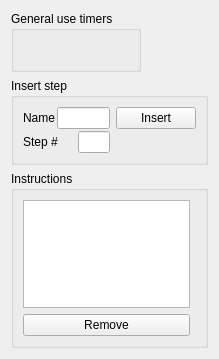
<?xml version="1.0" encoding="UTF-8"?>
<ui version="4.0">
 <class>brewDayWidget</class>
 <widget class="QWidget" name="brewDayWidget">
  <property name="geometry">
   <rect>
    <x>0</x>
    <y>0</y>
    <width>219</width>
    <height>359</height>
   </rect>
  </property>
  <property name="windowTitle">
   <string>Form</string>
  </property>
  <layout class="QVBoxLayout" name="verticalLayout_3">
   <item>
    <layout class="QHBoxLayout" name="horizontalLayout_7">
     <property name="spacing">
      <number>0</number>
     </property>
     <item>
      <widget class="QGroupBox" name="groupBox_timers">
       <property name="sizePolicy">
        <sizepolicy hsizetype="Maximum" vsizetype="Maximum">
         <horstretch>0</horstretch>
         <verstretch>0</verstretch>
        </sizepolicy>
       </property>
       <property name="title">
        <string>General use timers</string>
       </property>
       <layout class="QHBoxLayout" name="horizontalLayout_timers">
        <item>
         <spacer name="horizontalSpacer_2">
          <property name="orientation">
           <enum>Qt::Horizontal</enum>
          </property>
          <property name="sizeType">
           <enum>QSizePolicy::MinimumExpanding</enum>
          </property>
          <property name="sizeHint" stdset="0">
           <size>
            <width>0</width>
            <height>20</height>
           </size>
          </property>
         </spacer>
        </item>
       </layout>
      </widget>
     </item>
     <item>
      <spacer name="horizontalSpacer_3">
       <property name="orientation">
        <enum>Qt::Horizontal</enum>
       </property>
       <property name="sizeType">
        <enum>QSizePolicy::MinimumExpanding</enum>
       </property>
       <property name="sizeHint" stdset="0">
        <size>
         <width>0</width>
         <height>20</height>
        </size>
       </property>
      </spacer>
     </item>
    </layout>
   </item>
   <item>
    <layout class="QHBoxLayout" name="horizontalLayout_4">
     <property name="spacing">
      <number>0</number>
     </property>
     <item>
      <widget class="QGroupBox" name="groupBox">
       <property name="sizePolicy">
        <sizepolicy hsizetype="Maximum" vsizetype="Maximum">
         <horstretch>0</horstretch>
         <verstretch>0</verstretch>
        </sizepolicy>
       </property>
       <property name="title">
        <string>Insert step</string>
       </property>
       <layout class="QHBoxLayout" name="horizontalLayout_6">
        <item>
         <layout class="QVBoxLayout" name="verticalLayout_2">
          <property name="spacing">
           <number>2</number>
          </property>
          <item>
           <layout class="QHBoxLayout" name="horizontalLayout_2">
            <item>
             <widget class="QLabel" name="label_2">
              <property name="sizePolicy">
               <sizepolicy hsizetype="MinimumExpanding" vsizetype="Fixed">
                <horstretch>0</horstretch>
                <verstretch>0</verstretch>
               </sizepolicy>
              </property>
              <property name="text">
               <string>Name</string>
              </property>
             </widget>
            </item>
            <item>
             <widget class="QLineEdit" name="lineEdit_name">
              <property name="sizePolicy">
               <sizepolicy hsizetype="Maximum" vsizetype="Fixed">
                <horstretch>0</horstretch>
                <verstretch>0</verstretch>
               </sizepolicy>
              </property>
              <property name="minimumSize">
               <size>
                <width>32</width>
                <height>0</height>
               </size>
              </property>
              <property name="maximumSize">
               <size>
                <width>100</width>
                <height>16777215</height>
               </size>
              </property>
             </widget>
            </item>
           </layout>
          </item>
          <item>
           <layout class="QHBoxLayout" name="horizontalLayout">
            <item>
             <widget class="QLabel" name="label">
              <property name="text">
               <string>Step #</string>
              </property>
             </widget>
            </item>
            <item>
             <widget class="QLineEdit" name="lineEdit_step">
              <property name="sizePolicy">
               <sizepolicy hsizetype="Fixed" vsizetype="Fixed">
                <horstretch>0</horstretch>
                <verstretch>0</verstretch>
               </sizepolicy>
              </property>
              <property name="minimumSize">
               <size>
                <width>32</width>
                <height>0</height>
               </size>
              </property>
              <property name="maximumSize">
               <size>
                <width>24</width>
                <height>16777215</height>
               </size>
              </property>
             </widget>
            </item>
           </layout>
          </item>
         </layout>
        </item>
        <item>
         <layout class="QVBoxLayout" name="verticalLayout">
          <item>
           <widget class="QPushButton" name="pushButton_insert">
            <property name="text">
             <string>Insert</string>
            </property>
           </widget>
          </item>
          <item>
           <spacer name="verticalSpacer">
            <property name="orientation">
             <enum>Qt::Vertical</enum>
            </property>
            <property name="sizeHint" stdset="0">
             <size>
              <width>20</width>
              <height>40</height>
             </size>
            </property>
           </spacer>
          </item>
         </layout>
        </item>
       </layout>
      </widget>
     </item>
     <item>
      <spacer name="horizontalSpacer">
       <property name="orientation">
        <enum>Qt::Horizontal</enum>
       </property>
       <property name="sizeHint" stdset="0">
        <size>
         <width>40</width>
         <height>20</height>
        </size>
       </property>
      </spacer>
     </item>
    </layout>
   </item>
   <item>
    <widget class="QGroupBox" name="groupBox_3">
     <property name="sizePolicy">
      <sizepolicy hsizetype="Preferred" vsizetype="Expanding">
       <horstretch>0</horstretch>
       <verstretch>0</verstretch>
      </sizepolicy>
     </property>
     <property name="title">
      <string>Instructions</string>
     </property>
     <layout class="QHBoxLayout" name="horizontalLayout_3">
      <item>
       <layout class="QVBoxLayout" name="verticalLayout_4">
        <item>
         <widget class="QListWidget" name="listWidget">
          <property name="sizePolicy">
           <sizepolicy hsizetype="Maximum" vsizetype="Expanding">
            <horstretch>0</horstretch>
            <verstretch>0</verstretch>
           </sizepolicy>
          </property>
          <property name="maximumSize">
           <size>
            <width>200</width>
            <height>16777215</height>
           </size>
          </property>
         </widget>
        </item>
        <item>
         <layout class="QHBoxLayout" name="horizontalLayout_8">
          <item>
           <widget class="QPushButton" name="pushButton_remove">
            <property name="text">
             <string>Remove</string>
            </property>
           </widget>
          </item>
          <item>
           <spacer name="horizontalSpacer_5">
            <property name="orientation">
             <enum>Qt::Horizontal</enum>
            </property>
            <property name="sizeType">
             <enum>QSizePolicy::Preferred</enum>
            </property>
            <property name="sizeHint" stdset="0">
             <size>
              <width>0</width>
              <height>20</height>
             </size>
            </property>
           </spacer>
          </item>
         </layout>
        </item>
       </layout>
      </item>
      <item>
       <widget class="QStackedWidget" name="stackedWidget">
        <property name="sizePolicy">
         <sizepolicy hsizetype="Preferred" vsizetype="Preferred">
          <horstretch>0</horstretch>
          <verstretch>0</verstretch>
         </sizepolicy>
        </property>
        <property name="minimumSize">
         <size>
          <width>0</width>
          <height>0</height>
         </size>
        </property>
        <widget class="QWidget" name="page_2"/>
       </widget>
      </item>
     </layout>
    </widget>
   </item>
  </layout>
 </widget>
 <resources/>
 <connections/>
</ui>
